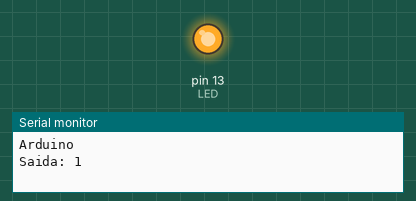
This sketch was run on a simulated Arduino Uno, built with avr-gcc and run on an emulated ATmega328P. Shown: output pins drawn as LEDs (lit = HIGH), the last lines printed to the serial monitor.

Above: at 1.0 s.
At 4.0 s:
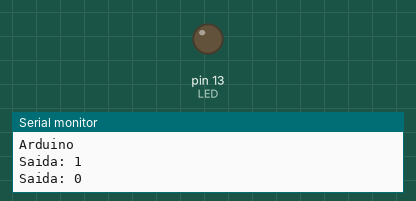
Timing chart, 0 to 7.8 s (numbered marks = the images above):
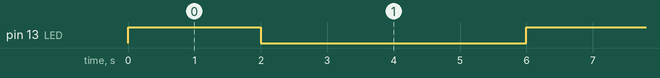

The sketch:

ledPorta13.ino
```cpp
int LED = 13; //LED_BUILTIN contem o numero da porta na qual esta instalada o led padrao do arduino, no caso do UNO eh o 13
char buffer[9];

void setup() {
  pinMode(LED, OUTPUT);
  Serial.begin(9600); //velocidade de transmissão de bits (baud rate) Padrao eh 9600
  Serial.println("Arduino");

}

void loop() {

  digitalWrite(LED, HIGH); // HIGH, saida alta, 1
  sprintf(buffer, "Saida: %d", digitalRead(LED));
  Serial.println(buffer);
  delay(2000);

  digitalWrite(LED, LOW); // LOW, saida baixa, 0
  sprintf(buffer, "Saida: %d", digitalRead(LED));
  Serial.println(buffer);
  delay(4000);

}
```

Measured:
- by itself, pin 13 (LED): alternates HIGH for 2.0 s and LOW for 4.0 s
